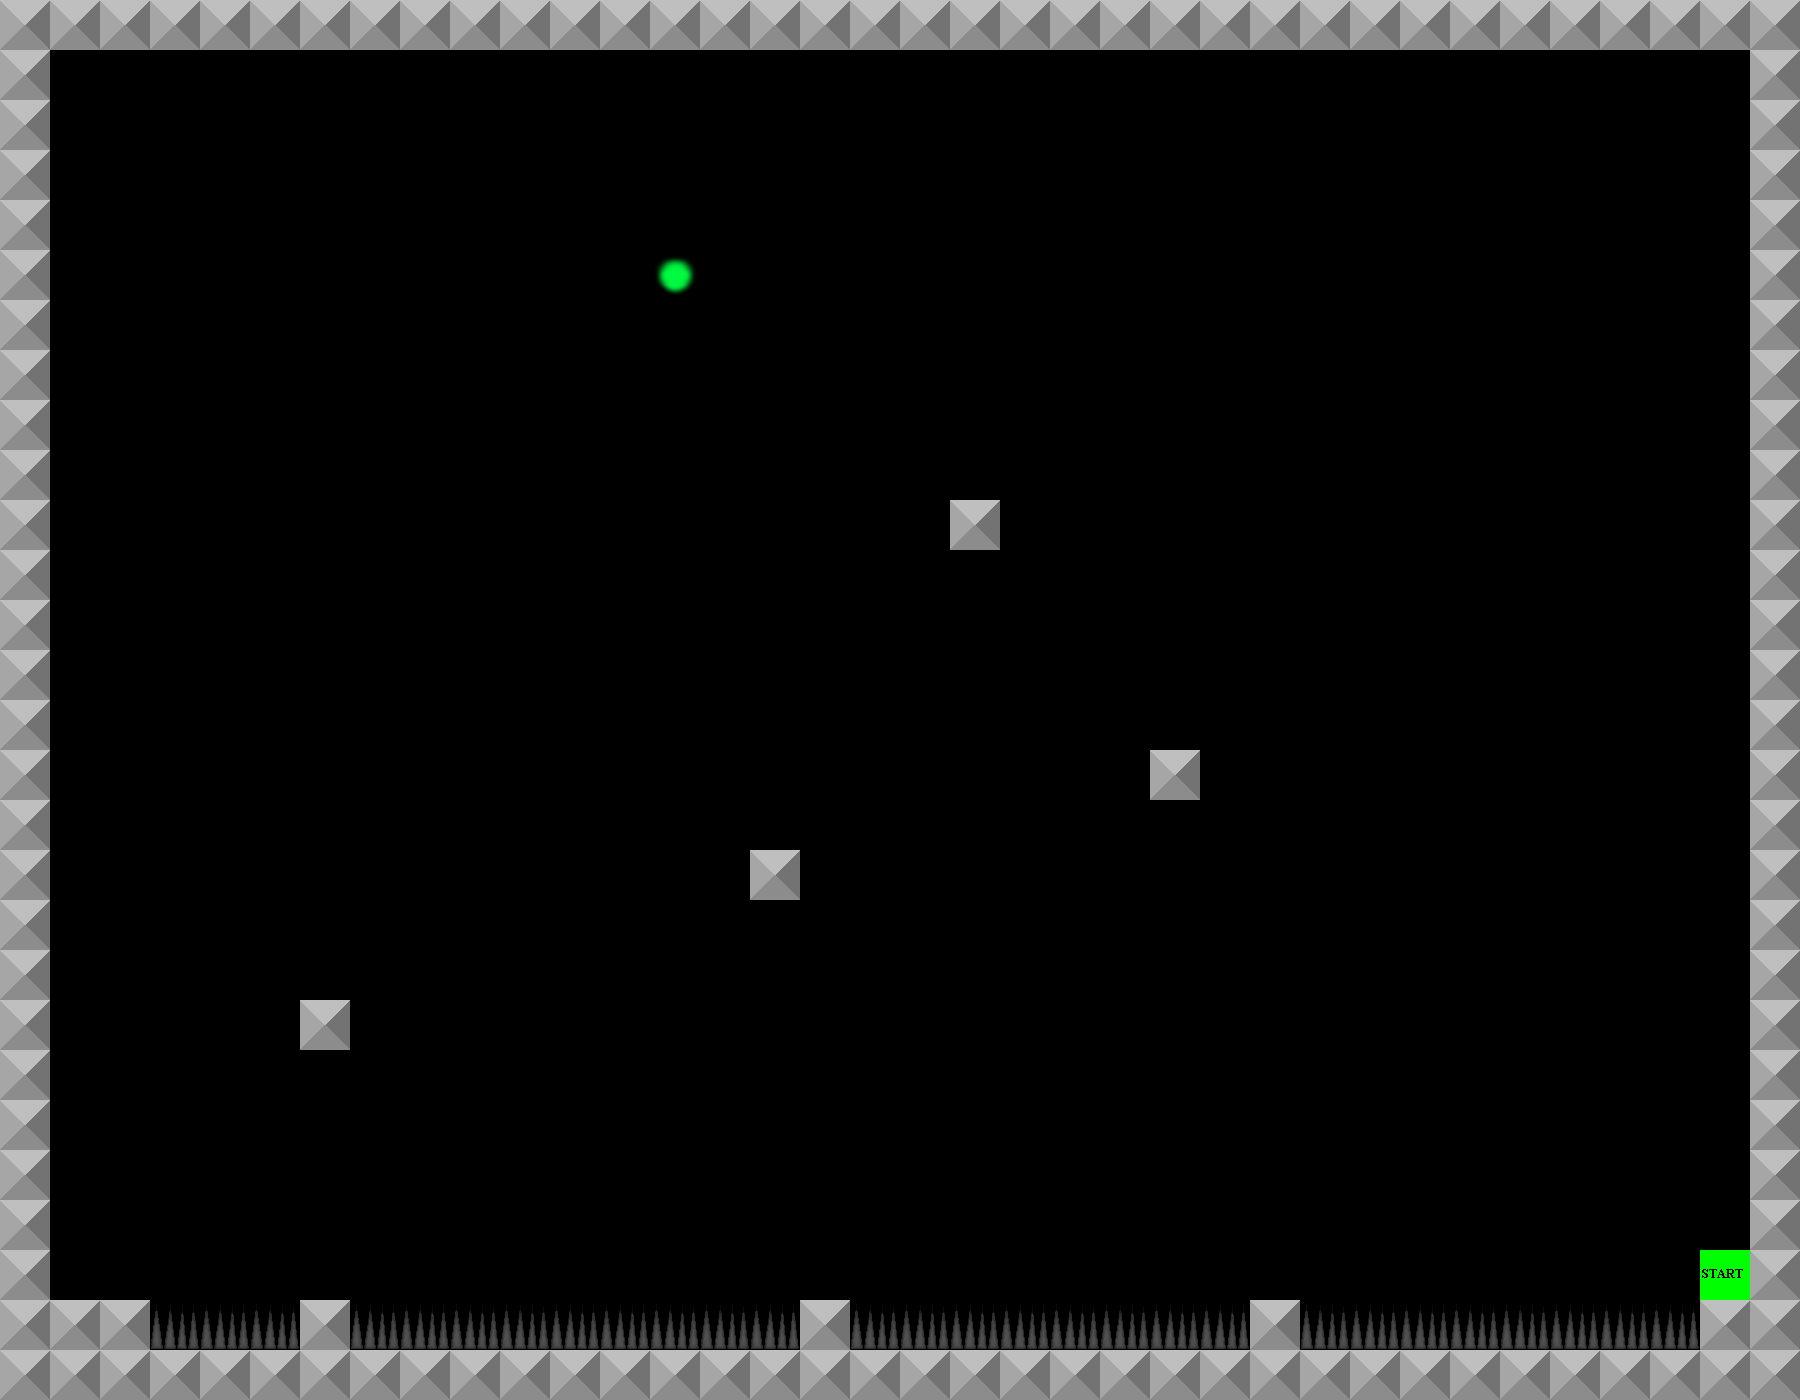

Below is a game level as drawn by its tile map, then a one-line description and the .tmx file that defines it, in full:
An orthogonal 36x28 tile map with 50x50 px tiles, 3 tile layers (Collision, Border, Start), 4 tilesets.

<map version="1.0" orientation="orthogonal" renderorder="right-down" width="36" height="28" tilewidth="50" tileheight="50">
 <tileset firstgid="1" name="Metal" tilewidth="50" tileheight="50">
  <image source="metal.png" trans="ff0004" width="50" height="50" />
  <tile id="0">
   <properties>
    <property name="collide" value="" />
   </properties>
  </tile>
 </tileset>
 <tileset firstgid="2" name="spikes" tilewidth="50" tileheight="50">
  <image source="spikes_matrix.png" trans="ff0004" width="200" height="50" />
  <tile id="0">
   <properties>
    <property name="deadly" value="" />
   </properties>
  </tile>
  <tile id="1">
   <properties>
    <property name="deadly" value="" />
   </properties>
  </tile>
  <tile id="2">
   <properties>
    <property name="deadly" value="" />
   </properties>
  </tile>
  <tile id="3">
   <properties>
    <property name="deadly" value="" />
   </properties>
  </tile>
 </tileset>
 <tileset firstgid="6" name="end" tilewidth="50" tileheight="50">
  <image source="end.png" trans="ff0004" width="50" height="50" />
  <tile id="0">
   <properties>
    <property name="end" value="" />
   </properties>
  </tile>
 </tileset>
 <tileset firstgid="7" name="start" tilewidth="50" tileheight="50">
  <image source="start.png" trans="ff0004" width="50" height="50" />
  <tile id="0">
   <properties>
    <property name="start" value="" />
   </properties>
  </tile>
 </tileset>
 <layer name="Collision" width="36" height="28">
  <data encoding="csv">
0,0,0,0,0,0,0,0,0,0,0,0,0,0,0,0,0,0,0,0,0,0,0,0,0,0,0,0,0,0,0,0,0,0,0,0,
0,0,0,0,0,0,0,0,0,0,0,0,0,0,0,0,0,0,0,0,0,0,0,0,0,0,0,0,0,0,0,0,0,0,0,0,
0,0,0,0,0,0,0,0,0,0,0,0,0,0,0,0,0,0,0,0,0,0,0,0,0,0,0,0,0,0,0,0,0,0,0,0,
0,0,0,0,0,0,0,0,0,0,0,0,0,0,0,0,0,0,0,0,0,0,0,0,0,0,0,0,0,0,0,0,0,0,0,0,
0,0,0,0,0,0,0,0,0,0,0,0,0,0,0,0,0,0,0,0,0,0,0,0,0,0,0,0,0,0,0,0,0,0,0,0,
0,0,0,0,0,0,0,0,0,0,0,0,0,6,0,0,0,0,0,0,0,0,0,0,0,0,0,0,0,0,0,0,0,0,0,0,
0,0,0,0,0,0,0,0,0,0,0,0,0,0,0,0,0,0,0,0,0,0,0,0,0,0,0,0,0,0,0,0,0,0,0,0,
0,0,0,0,0,0,0,0,0,0,0,0,0,0,0,0,0,0,0,0,0,0,0,0,0,0,0,0,0,0,0,0,0,0,0,0,
0,0,0,0,0,0,0,0,0,0,0,0,0,0,0,0,0,0,0,0,0,0,0,0,0,0,0,0,0,0,0,0,0,0,0,0,
0,0,0,0,0,0,0,0,0,0,0,0,0,0,0,0,0,0,0,0,0,0,0,0,0,0,0,0,0,0,0,0,0,0,0,0,
0,0,0,0,0,0,0,0,0,0,0,0,0,0,0,0,0,0,0,1,0,0,0,0,0,0,0,0,0,0,0,0,0,0,0,0,
0,0,0,0,0,0,0,0,0,0,0,0,0,0,0,0,0,0,0,0,0,0,0,0,0,0,0,0,0,0,0,0,0,0,0,0,
0,0,0,0,0,0,0,0,0,0,0,0,0,0,0,0,0,0,0,0,0,0,0,0,0,0,0,0,0,0,0,0,0,0,0,0,
0,0,0,0,0,0,0,0,0,0,0,0,0,0,0,0,0,0,0,0,0,0,0,0,0,0,0,0,0,0,0,0,0,0,0,0,
0,0,0,0,0,0,0,0,0,0,0,0,0,0,0,0,0,0,0,0,0,0,0,0,0,0,0,0,0,0,0,0,0,0,0,0,
0,0,0,0,0,0,0,0,0,0,0,0,0,0,0,0,0,0,0,0,0,0,0,1,0,0,0,0,0,0,0,0,0,0,0,0,
0,0,0,0,0,0,0,0,0,0,0,0,0,0,0,0,0,0,0,0,0,0,0,0,0,0,0,0,0,0,0,0,0,0,0,0,
0,0,0,0,0,0,0,0,0,0,0,0,0,0,0,1,0,0,0,0,0,0,0,0,0,0,0,0,0,0,0,0,0,0,0,0,
0,0,0,0,0,0,0,0,0,0,0,0,0,0,0,0,0,0,0,0,0,0,0,0,0,0,0,0,0,0,0,0,0,0,0,0,
0,0,0,0,0,0,0,0,0,0,0,0,0,0,0,0,0,0,0,0,0,0,0,0,0,0,0,0,0,0,0,0,0,0,0,0,
0,0,0,0,0,0,1,0,0,0,0,0,0,0,0,0,0,0,0,0,0,0,0,0,0,0,0,0,0,0,0,0,0,0,0,0,
0,0,0,0,0,0,0,0,0,0,0,0,0,0,0,0,0,0,0,0,0,0,0,0,0,0,0,0,0,0,0,0,0,0,0,0,
0,0,0,0,0,0,0,0,0,0,0,0,0,0,0,0,0,0,0,0,0,0,0,0,0,0,0,0,0,0,0,0,0,0,0,0,
0,0,0,0,0,0,0,0,0,0,0,0,0,0,0,0,0,0,0,0,0,0,0,0,0,0,0,0,0,0,0,0,0,0,0,0,
0,0,0,0,0,0,0,0,0,0,0,0,0,0,0,0,0,0,0,0,0,0,0,0,0,0,0,0,0,0,0,0,0,0,0,0,
0,0,0,0,0,0,0,0,0,0,0,0,0,0,0,0,0,0,0,0,0,0,0,0,0,0,0,0,0,0,0,0,0,0,0,0,
0,1,1,2,2,2,1,2,2,2,2,2,2,2,2,2,1,2,2,2,2,2,2,2,2,1,2,2,2,2,2,2,2,2,1,0,
0,0,0,0,0,0,0,0,0,0,0,0,0,0,0,0,0,0,0,0,0,0,0,0,0,0,0,0,0,0,0,0,0,0,0,0
</data>
 </layer>
 <layer name="Border" width="36" height="28">
  <data encoding="csv">
1,1,1,1,1,1,1,1,1,1,1,1,1,1,1,1,1,1,1,1,1,1,1,1,1,1,1,1,1,1,1,1,1,1,1,1,
1,0,0,0,0,0,0,0,0,0,0,0,0,0,0,0,0,0,0,0,0,0,0,0,0,0,0,0,0,0,0,0,0,0,0,1,
1,0,0,0,0,0,0,0,0,0,0,0,0,0,0,0,0,0,0,0,0,0,0,0,0,0,0,0,0,0,0,0,0,0,0,1,
1,0,0,0,0,0,0,0,0,0,0,0,0,0,0,0,0,0,0,0,0,0,0,0,0,0,0,0,0,0,0,0,0,0,0,1,
1,0,0,0,0,0,0,0,0,0,0,0,0,0,0,0,0,0,0,0,0,0,0,0,0,0,0,0,0,0,0,0,0,0,0,1,
1,0,0,0,0,0,0,0,0,0,0,0,0,0,0,0,0,0,0,0,0,0,0,0,0,0,0,0,0,0,0,0,0,0,0,1,
1,0,0,0,0,0,0,0,0,0,0,0,0,0,0,0,0,0,0,0,0,0,0,0,0,0,0,0,0,0,0,0,0,0,0,1,
1,0,0,0,0,0,0,0,0,0,0,0,0,0,0,0,0,0,0,0,0,0,0,0,0,0,0,0,0,0,0,0,0,0,0,1,
1,0,0,0,0,0,0,0,0,0,0,0,0,0,0,0,0,0,0,0,0,0,0,0,0,0,0,0,0,0,0,0,0,0,0,1,
1,0,0,0,0,0,0,0,0,0,0,0,0,0,0,0,0,0,0,0,0,0,0,0,0,0,0,0,0,0,0,0,0,0,0,1,
1,0,0,0,0,0,0,0,0,0,0,0,0,0,0,0,0,0,0,0,0,0,0,0,0,0,0,0,0,0,0,0,0,0,0,1,
1,0,0,0,0,0,0,0,0,0,0,0,0,0,0,0,0,0,0,0,0,0,0,0,0,0,0,0,0,0,0,0,0,0,0,1,
1,0,0,0,0,0,0,0,0,0,0,0,0,0,0,0,0,0,0,0,0,0,0,0,0,0,0,0,0,0,0,0,0,0,0,1,
1,0,0,0,0,0,0,0,0,0,0,0,0,0,0,0,0,0,0,0,0,0,0,0,0,0,0,0,0,0,0,0,0,0,0,1,
1,0,0,0,0,0,0,0,0,0,0,0,0,0,0,0,0,0,0,0,0,0,0,0,0,0,0,0,0,0,0,0,0,0,0,1,
1,0,0,0,0,0,0,0,0,0,0,0,0,0,0,0,0,0,0,0,0,0,0,0,0,0,0,0,0,0,0,0,0,0,0,1,
1,0,0,0,0,0,0,0,0,0,0,0,0,0,0,0,0,0,0,0,0,0,0,0,0,0,0,0,0,0,0,0,0,0,0,1,
1,0,0,0,0,0,0,0,0,0,0,0,0,0,0,0,0,0,0,0,0,0,0,0,0,0,0,0,0,0,0,0,0,0,0,1,
1,0,0,0,0,0,0,0,0,0,0,0,0,0,0,0,0,0,0,0,0,0,0,0,0,0,0,0,0,0,0,0,0,0,0,1,
1,0,0,0,0,0,0,0,0,0,0,0,0,0,0,0,0,0,0,0,0,0,0,0,0,0,0,0,0,0,0,0,0,0,0,1,
1,0,0,0,0,0,0,0,0,0,0,0,0,0,0,0,0,0,0,0,0,0,0,0,0,0,0,0,0,0,0,0,0,0,0,1,
1,0,0,0,0,0,0,0,0,0,0,0,0,0,0,0,0,0,0,0,0,0,0,0,0,0,0,0,0,0,0,0,0,0,0,1,
1,0,0,0,0,0,0,0,0,0,0,0,0,0,0,0,0,0,0,0,0,0,0,0,0,0,0,0,0,0,0,0,0,0,0,1,
1,0,0,0,0,0,0,0,0,0,0,0,0,0,0,0,0,0,0,0,0,0,0,0,0,0,0,0,0,0,0,0,0,0,0,1,
1,0,0,0,0,0,0,0,0,0,0,0,0,0,0,0,0,0,0,0,0,0,0,0,0,0,0,0,0,0,0,0,0,0,0,1,
1,0,0,0,0,0,0,0,0,0,0,0,0,0,0,0,0,0,0,0,0,0,0,0,0,0,0,0,0,0,0,0,0,0,0,1,
1,0,0,0,0,0,0,0,0,0,0,0,0,0,0,0,0,0,0,0,0,0,0,0,0,0,0,0,0,0,0,0,0,0,0,1,
1,1,1,1,1,1,1,1,1,1,1,1,1,1,1,1,1,1,1,1,1,1,1,1,1,1,1,1,1,1,1,1,1,1,1,1
</data>
 </layer>
 <layer name="Start" width="36" height="28">
  <data encoding="csv">
0,0,0,0,0,0,0,0,0,0,0,0,0,0,0,0,0,0,0,0,0,0,0,0,0,0,0,0,0,0,0,0,0,0,0,0,
0,0,0,0,0,0,0,0,0,0,0,0,0,0,0,0,0,0,0,0,0,0,0,0,0,0,0,0,0,0,0,0,0,0,0,0,
0,0,0,0,0,0,0,0,0,0,0,0,0,0,0,0,0,0,0,0,0,0,0,0,0,0,0,0,0,0,0,0,0,0,0,0,
0,0,0,0,0,0,0,0,0,0,0,0,0,0,0,0,0,0,0,0,0,0,0,0,0,0,0,0,0,0,0,0,0,0,0,0,
0,0,0,0,0,0,0,0,0,0,0,0,0,0,0,0,0,0,0,0,0,0,0,0,0,0,0,0,0,0,0,0,0,0,0,0,
0,0,0,0,0,0,0,0,0,0,0,0,0,0,0,0,0,0,0,0,0,0,0,0,0,0,0,0,0,0,0,0,0,0,0,0,
0,0,0,0,0,0,0,0,0,0,0,0,0,0,0,0,0,0,0,0,0,0,0,0,0,0,0,0,0,0,0,0,0,0,0,0,
0,0,0,0,0,0,0,0,0,0,0,0,0,0,0,0,0,0,0,0,0,0,0,0,0,0,0,0,0,0,0,0,0,0,0,0,
0,0,0,0,0,0,0,0,0,0,0,0,0,0,0,0,0,0,0,0,0,0,0,0,0,0,0,0,0,0,0,0,0,0,0,0,
0,0,0,0,0,0,0,0,0,0,0,0,0,0,0,0,0,0,0,0,0,0,0,0,0,0,0,0,0,0,0,0,0,0,0,0,
0,0,0,0,0,0,0,0,0,0,0,0,0,0,0,0,0,0,0,0,0,0,0,0,0,0,0,0,0,0,0,0,0,0,0,0,
0,0,0,0,0,0,0,0,0,0,0,0,0,0,0,0,0,0,0,0,0,0,0,0,0,0,0,0,0,0,0,0,0,0,0,0,
0,0,0,0,0,0,0,0,0,0,0,0,0,0,0,0,0,0,0,0,0,0,0,0,0,0,0,0,0,0,0,0,0,0,0,0,
0,0,0,0,0,0,0,0,0,0,0,0,0,0,0,0,0,0,0,0,0,0,0,0,0,0,0,0,0,0,0,0,0,0,0,0,
0,0,0,0,0,0,0,0,0,0,0,0,0,0,0,0,0,0,0,0,0,0,0,0,0,0,0,0,0,0,0,0,0,0,0,0,
0,0,0,0,0,0,0,0,0,0,0,0,0,0,0,0,0,0,0,0,0,0,0,0,0,0,0,0,0,0,0,0,0,0,0,0,
0,0,0,0,0,0,0,0,0,0,0,0,0,0,0,0,0,0,0,0,0,0,0,0,0,0,0,0,0,0,0,0,0,0,0,0,
0,0,0,0,0,0,0,0,0,0,0,0,0,0,0,0,0,0,0,0,0,0,0,0,0,0,0,0,0,0,0,0,0,0,0,0,
0,0,0,0,0,0,0,0,0,0,0,0,0,0,0,0,0,0,0,0,0,0,0,0,0,0,0,0,0,0,0,0,0,0,0,0,
0,0,0,0,0,0,0,0,0,0,0,0,0,0,0,0,0,0,0,0,0,0,0,0,0,0,0,0,0,0,0,0,0,0,0,0,
0,0,0,0,0,0,0,0,0,0,0,0,0,0,0,0,0,0,0,0,0,0,0,0,0,0,0,0,0,0,0,0,0,0,0,0,
0,0,0,0,0,0,0,0,0,0,0,0,0,0,0,0,0,0,0,0,0,0,0,0,0,0,0,0,0,0,0,0,0,0,0,0,
0,0,0,0,0,0,0,0,0,0,0,0,0,0,0,0,0,0,0,0,0,0,0,0,0,0,0,0,0,0,0,0,0,0,0,0,
0,0,0,0,0,0,0,0,0,0,0,0,0,0,0,0,0,0,0,0,0,0,0,0,0,0,0,0,0,0,0,0,0,0,0,0,
0,0,0,0,0,0,0,0,0,0,0,0,0,0,0,0,0,0,0,0,0,0,0,0,0,0,0,0,0,0,0,0,0,0,0,0,
0,0,0,0,0,0,0,0,0,0,0,0,0,0,0,0,0,0,0,0,0,0,0,0,0,0,0,0,0,0,0,0,0,0,7,0,
0,0,0,0,0,0,0,0,0,0,0,0,0,0,0,0,0,0,0,0,0,0,0,0,0,0,0,0,0,0,0,0,0,0,0,0,
0,0,0,0,0,0,0,0,0,0,0,0,0,0,0,0,0,0,0,0,0,0,0,0,0,0,0,0,0,0,0,0,0,0,0,0
</data>
 </layer>
</map>